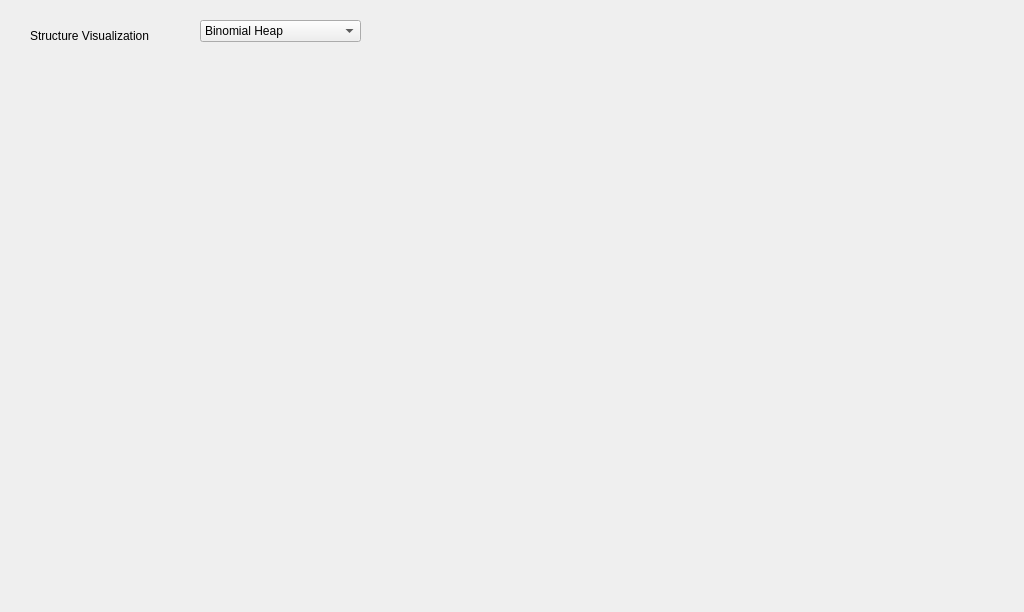
<?xml version="1.0" encoding="UTF-8"?>
<ui version="4.0">
 <class>VtkWindow</class>
 <widget class="QWidget" name="VtkWindow">
  <property name="geometry">
   <rect>
    <x>0</x>
    <y>0</y>
    <width>1024</width>
    <height>612</height>
   </rect>
  </property>
  <property name="windowTitle">
   <string>Visualization</string>
  </property>
  <widget class="QVTKWidget" name="qvtkWidget">
   <property name="geometry">
    <rect>
     <x>20</x>
     <y>59</y>
     <width>971</width>
     <height>521</height>
    </rect>
   </property>
  </widget>
  <widget class="QLabel" name="label">
   <property name="geometry">
    <rect>
     <x>30</x>
     <y>20</y>
     <width>141</width>
     <height>31</height>
    </rect>
   </property>
   <property name="text">
    <string>Structure Visualization</string>
   </property>
  </widget>
  <widget class="QComboBox" name="comboBox">
   <property name="geometry">
    <rect>
     <x>200</x>
     <y>20</y>
     <width>161</width>
     <height>22</height>
    </rect>
   </property>
   <item>
    <property name="text">
     <string>Binomial Heap</string>
    </property>
   </item>
   <item>
    <property name="text">
     <string>Fibonacci Heap</string>
    </property>
   </item>
  </widget>
 </widget>
 <customwidgets>
  <customwidget>
   <class>QVTKWidget</class>
   <extends>QWidget</extends>
   <header>QVTKWidget.h</header>
  </customwidget>
 </customwidgets>
 <resources/>
 <connections/>
</ui>
